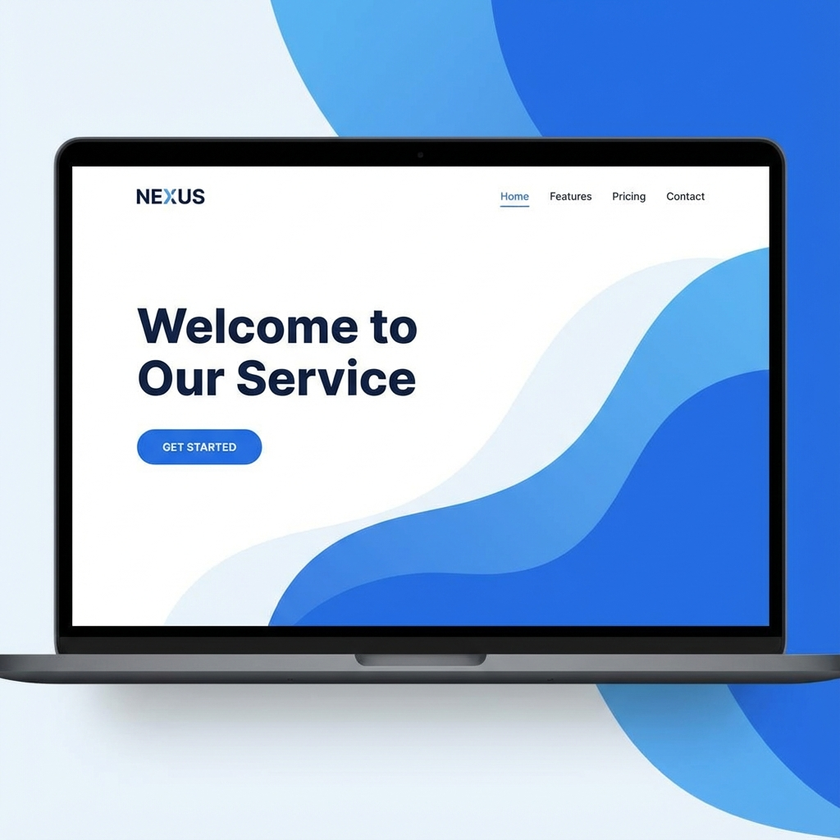
#> input picture apps/ai-service/test_ui_design_1764094100664.png, 840 x 840 px, shrunk from 1024 x 1024 before the run; its folder holds only this picture in this run
$ python -i content_engine.py   (imports and definitions only)
#> lines starting #> are read from the running program, lines starting #| are printed output that depends on the picture; after the words box and inside, x2 and y2 are one past the last pixel; in counts of white or black regions, pixels touching at a corner belong together
"""
Content Engine for Uvolution AI Reports.
Generates expert-level, context-aware text for UX analysis reports.
Strictly adheres to visually verifiable data.

# Color Report Revamp:
# Increased detail, added scientific metrics, cultural variants,
# industry-specific insights, improved layout, stronger UX narrative.
"""

# [236 lines left out: functions get_executive_summary_text, get_visual_attention_deep_dive, get_cognitive_load_deep_dive, get_ux_heuristics_text, build_ux_heuristics_details, not called in this run]


# Added Gaze Path Efficiency (minimal addition, no rewrites)

def build_gaze_path_efficiency(saliency_map_path):
    """
    Computes gaze path efficiency based on hotspot distribution.
    Uses existing saliency map to calculate sequential scanning distance.
    Returns efficiency score (0-100) where higher = more efficient scanning path.
    """
#> called with saliency_map_path = 'test_ui_design_1764094100664.png'
    import cv2
    import numpy as np

    try:
        saliency = cv2.imread(saliency_map_path, cv2.IMREAD_GRAYSCALE)
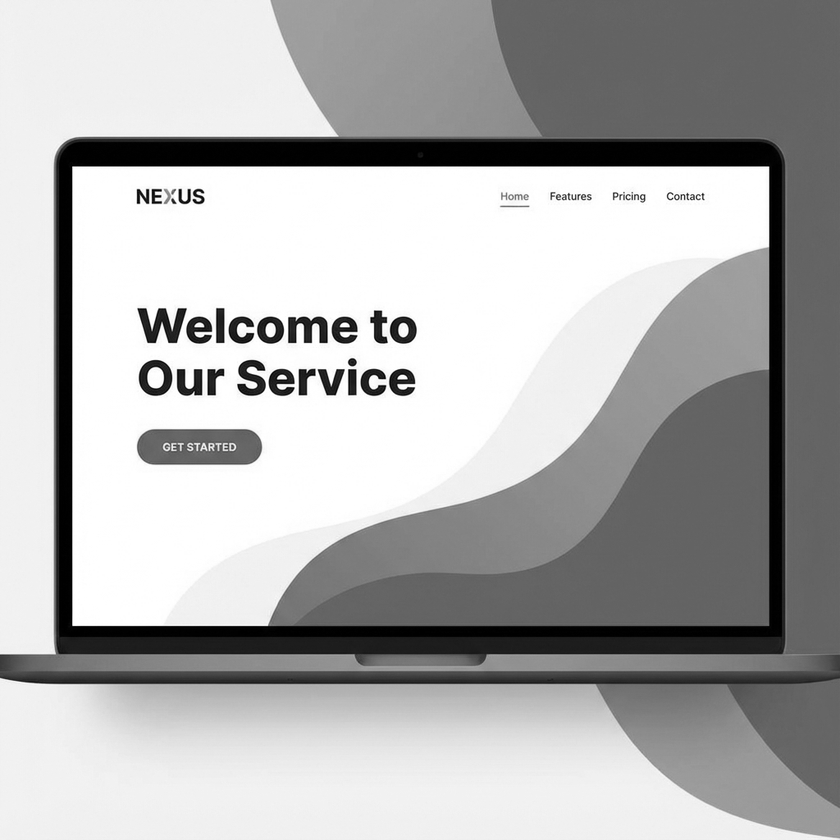
#> saliency: shape (840, 840); min 0, max 255, mean 176.2
        if saliency is None:
            return {"score": 50, "insight": "Unable to compute gaze path.", "recommendation": "N/A"}

        total_area = saliency.size
#> total_area = 705600

        # Extract hotspots using same logic as calculate_metrics
        _, thresh = cv2.threshold(saliency, 127, 255, cv2.THRESH_BINARY)
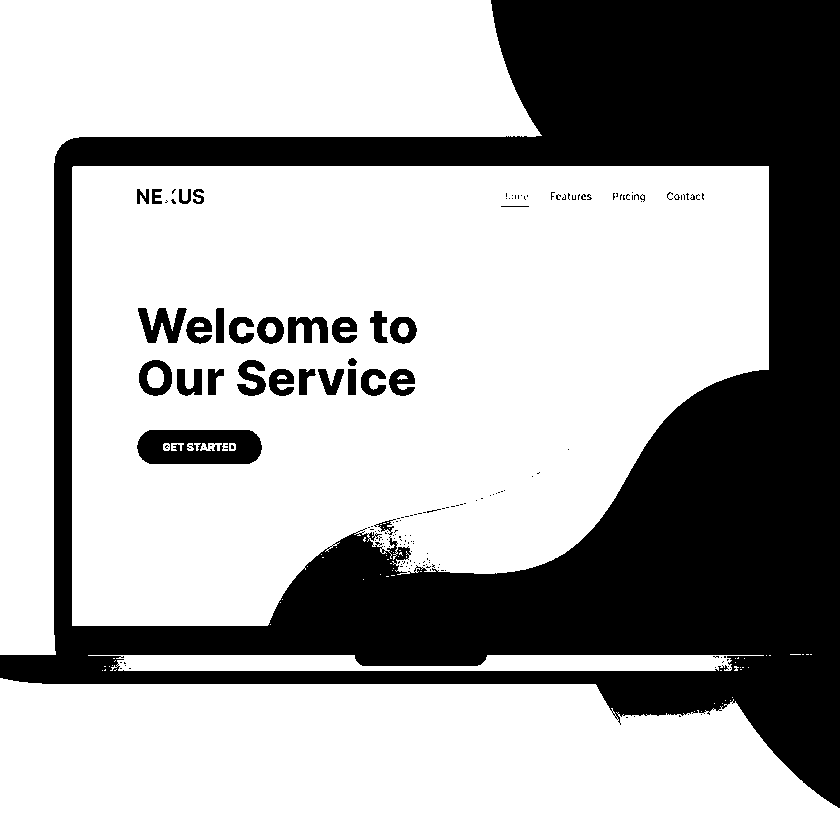
#> thresh: shape (840, 840); 67.5% white; 173 black regions (145 under 20 px)
        contours, _ = cv2.findContours(thresh, cv2.RETR_EXTERNAL, cv2.CHAIN_APPROX_SIMPLE)
#> contours = 59 contours, 55 with area under 20; largest, box (x1, y1, x2, y2) and area: (72, 166, 769, 626) 263030, (0, 678, 840, 840) 118098, (0, 0, 542, 655) 96885, (88, 655, 764, 671) 7704
        hotspots = [c for c in contours if cv2.contourArea(c) > (total_area * 0.001)]
#> hotspots = 4 contours; box (x1, y1, x2, y2) and area: (72, 166, 769, 626) 263030, (0, 678, 840, 840) 118098, (0, 0, 542, 655) 96885, (88, 655, 764, 671) 7704

        if len(hotspots) < 2:
            return {
                "score": 90,
                "insight": "Single focal point creates direct, efficient scanning path.",
                "recommendation": "Excellent for conversion-focused pages."
            }

        # Compute centroids of hotspots
        centroids = []
        for contour in hotspots:
            M = cv2.moments(contour)
            if M["m00"] != 0:
                cx = int(M["m10"] / M["m00"])
                cy = int(M["m01"] / M["m00"])
                centroids.append((cx, cy))
#> this loop made 4 passes
#> (cx, cy) on passes 1 to 4: (384, 765), (422, 662), (381, 363), (189, 161)
#> after the loop, centroids = [(384, 765), (422, 662), (381, 363), (189, 161)]

        if len(centroids) < 2:
            return {"score": 85, "insight": "Minimal gaze path required.", "recommendation": "Good focus."}

        # Sort centroids by typical reading pattern (top-to-bottom, left-to-right)
        centroids_sorted = sorted(centroids, key=lambda p: (p[1], p[0]))
#> centroids_sorted = [(189, 161), (381, 363), (422, 662), (384, 765)]

        # Calculate total path distance
        total_distance = 0
        for i in range(len(centroids_sorted) - 1):
            x1, y1 = centroids_sorted[i]
            x2, y2 = centroids_sorted[i + 1]
            distance = np.sqrt((x2 - x1)**2 + (y2 - y1)**2)
            total_distance += distance
#> this loop made 3 passes
#> (x1, y1, x2, y2, distance, total_distance) on passes 1 to 3: (189, 161, 381, 363, 278.7, 278.7), (381, 363, 422, 662, 301.8, 580.5), (422, 662, 384, 765, 109.8, 690.3)
#> after the loop, total_distance = 690.3

        # Normalize by image diagonal (max possible distance)
        h, w = saliency.shape
#> h = 840; w = 840
        diagonal = np.sqrt(h**2 + w**2)
#> diagonal = 1187.9

        # Average distance between hotspots as percentage of diagonal
        avg_distance = total_distance / (len(centroids_sorted) - 1)
#> avg_distance = 230.1
        distance_ratio = avg_distance / diagonal
#> distance_ratio = 0.194

        # Convert to efficiency score (shorter distances = higher efficiency)
        # Typical good value: 0.2-0.4 of diagonal
        if distance_ratio < 0.25:
            score = 90
            insight = "Hotspots are tightly clustered, minimizing eye travel distance."
            recommendation = "Excellent scanning efficiency. Maintain current layout."
        elif distance_ratio < 0.5:
            score = 70
            insight = "Moderate gaze path length. Users scan naturally between focal points."
            recommendation = "Good. Consider grouping related elements closer if possible."
        else:
            score = 40
            distance_percent = int(distance_ratio * 100)
            insight = f"Hotspots are widely dispersed ({distance_percent}% of screen diagonal). High eye travel required."
            recommendation = "Reduce scanning fatigue: group related CTAs within closer proximity."

        return {
            "score": score,
            "insight": insight,
            "recommendation": recommendation
        }

    except Exception as e:
        return {
            "score": 50,
            "insight": f"Gaze path analysis unavailable: {str(e)}",
            "recommendation": "Manual review recommended."
        }


# [115 lines left out: functions get_strategic_action_plan, get_emotion_icon, calculate_contrast_score, not called in this run]

# --- NEW COLOR REPORT GENERATORS ---

# Whitespace Normalization:
# Fix inconsistent spacing, remove double spaces,
# clean punctuation spacing, and standardize readability.

import re

# [180 lines left out: functions normalize_whitespace, generate_color_scientific_text, generate_color_marketing_text, generate_color_cultural_text, generate_color_industry_text, generate_color_summary_text, not called in this run]

>>> result = build_gaze_path_efficiency('test_ui_design_1764094100664.png')
